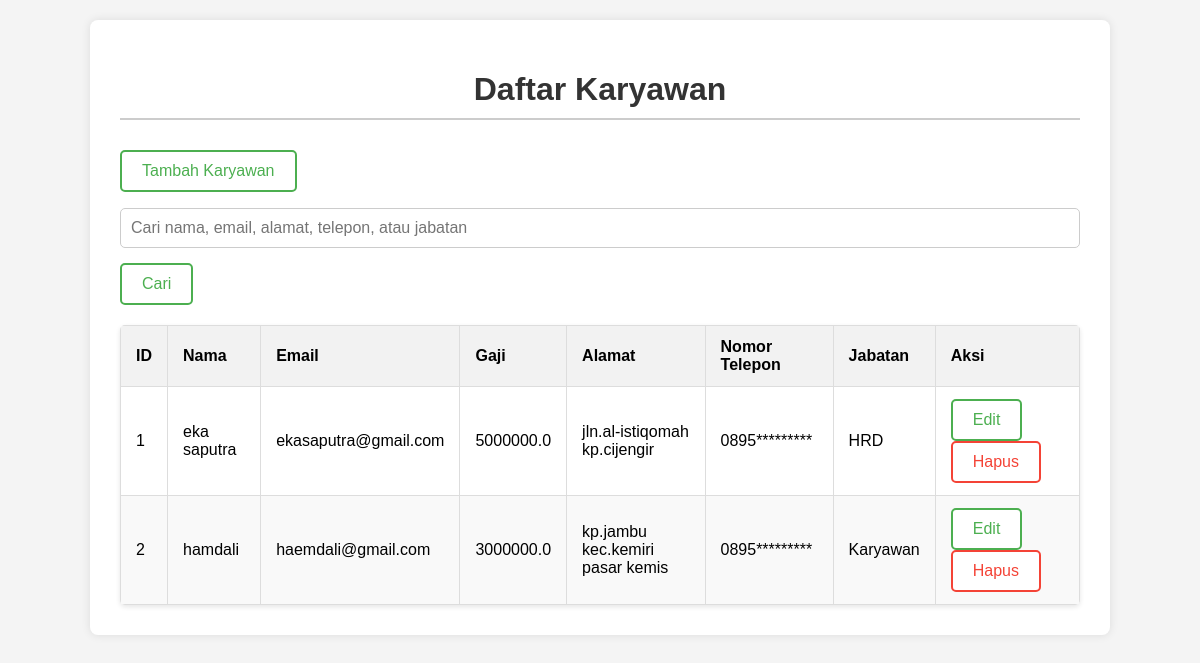
The page / on the database its author committed.
### tables this page shows
CREATE TABLE employees (
    id INTEGER PRIMARY KEY AUTOINCREMENT,
    name TEXT NOT NULL,
    email TEXT NOT NULL,
    salary REAL NOT NULL,
    address TEXT,
    phone_number TEXT,
    position TEXT
);

### app.py (the view)
@app.route('/')
def index():
    employees = query_db('SELECT id, name, email, salary, address, phone_number, position FROM employees')
    return render_template('index.html', employees=employees)

### app.py (called while the page is built)
def get_db():
    conn = sqlite3.connect(DATABASE)
    conn.row_factory = sqlite3.Row  # Mengembalikan hasil dalam bentuk dictionary-like
    return conn

def query_db(query, args=(), one=False):
    conn = get_db()
    cur = conn.execute(query, args)
    rv = cur.fetchall()
    cur.close()
    conn.commit()
    return (rv[0] if rv else None) if one else rv

### templates/index.html (shortened to what this page needs)
<!DOCTYPE html>
<html>
<head>
    <link rel="stylesheet" type="text/css" href="{{ url_for('static', filename='style.css') }}">
</head>
<body>
    <div class="container">
        <h1>Daftar Karyawan</h1>
        <p><a href="{{ url_for('add_employee') }}" class="button">Tambah Karyawan</a></p>
        <form method="POST" action="{{ url_for('search_employee') }}">
            <input type="text" name="search_term" placeholder="Cari nama, email, alamat, telepon, atau jabatan">
            <button type="submit" class="button">Cari</button>
        </form>
        <table>
            <thead>
                <tr>
                    <th>ID</th>
                    <th>Nama</th>
                    <th>Email</th>
                    <th>Gaji</th>
                    <th>Alamat</th>
                    <th>Nomor Telepon</th>
                    <th>Jabatan</th>
                    <th>Aksi</th>
                </tr>
            </thead>
            <tbody>
                {% for employee in employees %}
                <tr>
                    <td>{{ employee['id'] }}</td>
                    <td>{{ employee['name'] }}</td>
                    <td>{{ employee['email'] }}</td>
                    <td>{{ employee['salary'] }}</td>
                    <td>{{ employee['address'] }}</td>
                    <td>{{ employee['phone_number'] }}</td>
                    <td>{{ employee['position'] }}</td>
                    <td>
                        <a href="{{ url_for('edit_employee', id=employee['id']) }}" class="button">Edit</a>
                        <a href="{{ url_for('delete_employee', id=employee['id']) }}" class="button delete" onclick="return confirm('Apakah Anda yakin ingin menghapus karyawan ini?')">Hapus</a>
                    </td>
                </tr>
                {% endfor %}
            </tbody>
        </table>
    </div>
</body>
</html>

### static/style.css (style rules this page uses)
body { font-family: sans-serif; margin: 20px; background-color: #f4f4f4; display: flex; justify-content: center; align-items: flex-start; min-height: 100vh; }
.container { background-color: white; padding: 30px; border-radius: 8px; box-shadow: 0 0 10px rgba(0, 0, 0, 0.1); width: 90%; max-width: 960px; }
h1 { text-align: center; color: #333; margin-bottom: 30px; padding-bottom: 10px; border-bottom: 2px solid #ccc; }
.button { display: inline-block; padding: 10px 20px; font-size: 16px; text-align: center; text-decoration: none; cursor: pointer; border: 2px solid #4CAF50; color: #4CAF50; background-color: white; border-radius: 5px; transition: background-color 0.3s ease, color 0.3s ease; margin-right: 5px; }
.button.delete { border-color: #f44336; color: #f44336; }
input[type="text"], input[type="email"], input[type="number"], textarea { padding: 10px; margin-bottom: 15px; border: 1px solid #ccc; box-sizing: border-box; width: 100%; border-radius: 5px; font-size: 16px; transition: border-color 0.3s ease; }
table { width: 100%; border-collapse: collapse; margin-top: 20px; box-shadow: 0 2px 5px rgba(0, 0, 0, 0.1); border-radius: 5px; overflow: hidden; }
th, td { border: 1px solid #ddd; padding: 12px 15px; text-align: left; }
th { background-color: #f2f2f2; font-weight: bold; }
tr:nth-child(even) { background-color: #f9f9f9; }
a { text-decoration: none; color: #007bff; transition: color 0.3s ease; }

### rows shown on the page
employees: id "1", name "eka saputra", email "ekasaputra@gmail.com", salary "5000000.0", address "jln.al-istiqomah kp.cijengir", phone_number "0895*********", position "HRD"
employees: id "2", name "hamdali", email "haemdali@gmail.com", salary "3000000.0", address "kp.jambu kec.kemiri pasar kemis", phone_number "0895*********", position "Karyawan"
